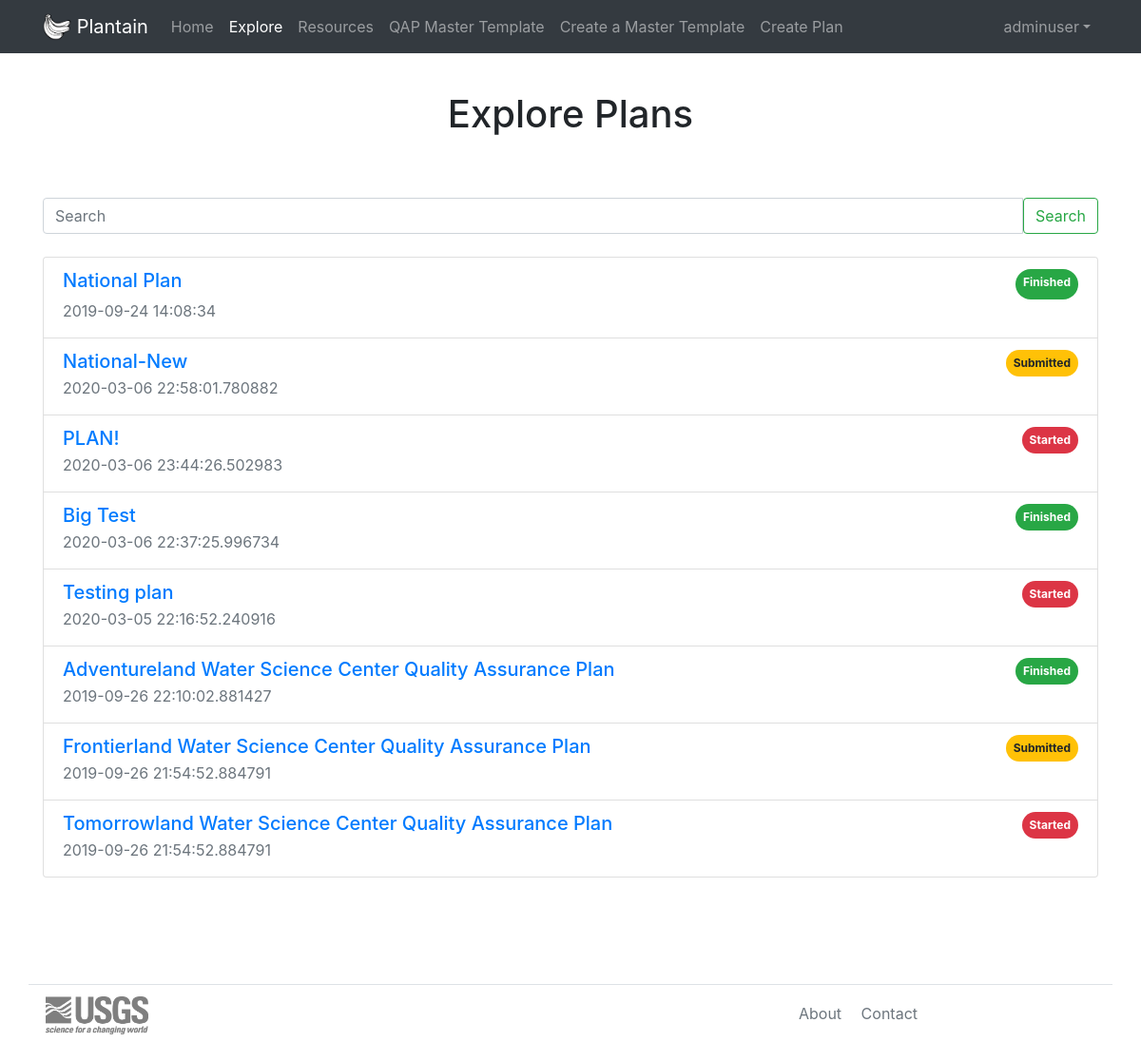
Screenshot of /explore (signed in) with the database file from the repository.
### models.py (models this page shows, shortened)
class User(db.Model):
    END_USER = 0
    WSC_LEAD = 1
    ADMIN = 2
    id = db.Column(db.Integer, primary_key=True)
    email = db.Column(db.String(64), unique=True)
    password_hash = db.Column(db.String(255))
    name = db.Column(db.String(64), unique=True)
    slug = db.Column(db.String(64), unique=True)
    active = db.Column(db.Boolean, default=True)
    created_timestamp = db.Column(db.DateTime, default=datetime.datetime.now)
    projects = db.relationship('Project', backref='author', lazy='dynamic')
    group = db.Column(db.SmallInteger, default=END_USER)
    @property
    def is_authenticated(self):
        return True
    def user_level(self):
        return int(self.group)

class NationalRequired(db.Model):  # only admin can post in this level.
    STATUS_APPROVED = 0   # public - can only be set by admin
    STATUS_SUBMITTED = 1  # viewable by user/admin
    STATUS_DRAFT = 2  # viewable by user
    STATUS_DELETED = 3
    id = db.Column(db.Integer, primary_key=True)
    slug = db.Column(db.String(100))
    title = db.Column(db.String(255))
    intro = db.Column(db.Text)  # this is boilerplate
    scope = db.Column(db.Text)  # this is boilerplate
    org = db.Column(db.Text)  # this is boilerplate
    resp = db.Column(db.Text)  # this is boilerplate
    qa_workflow = db.Column(db.Text)  # boilerplate + form
    status = db.Column(db.SmallInteger, default=STATUS_DRAFT)
    author_id = db.Column(db.Integer, db.ForeignKey("user.id"))
    created_timestamp = db.Column(db.DateTime, default=datetime.datetime.utcnow)

class Project(db.Model):
    STATUS_APPROVED = 0   # public - can only be set by admin
    STATUS_SUBMITTED = 1  # viewable by user/admin
    STATUS_DRAFT = 2  # viewable by user
    STATUS_DELETED = 3  # Currently deleted can only be set in the admin panel.
    id = db.Column(db.Integer, primary_key=True)
    slug = db.Column(db.String(100), unique=True)
    title = db.Column(db.String(255), unique=True)
    intro = db.Column(db.Text)
    scope = db.Column(db.Text)
    org = db.Column(db.Text)
    resp = db.Column(db.Text)
    qa_workflow = db.Column(db.Text)
    facilities = db.Column(db.Text)
    labs = db.Column(db.Text)
    dq_management = db.Column(db.Text)
    dq_planning = db.Column(db.Text)
    dq_roles = db.Column(db.Text)
    dq_workflows = db.Column(db.Text)
    dq_wf_pro = db.Column(db.Text)
    dq_wf_workplan = db.Column(db.Text)
    dq_wf_project_dmp = db.Column(db.Text)
    dq_wf_review = db.Column(db.Text)
    dq_datasharing = db.Column(db.Text)
    dq_mous = db.Column(db.Text)
    dq_access = db.Column(db.Text)
    dq_aquisition = db.Column(db.Text)
    dq_aqu_roles = db.Column(db.Text)
    dq_aqu_proc = db.Column(db.Text)
    dq_aqu_proc_coll = db.Column(db.Text)
    dq_aqu_proc_proc = db.Column(db.Text)
    dq_aqu_proc_anal = db.Column(db.Text)
    dq_doc = db.Column(db.Text)
    dq_format = db.Column(db.Text)
    dq_org = db.Column(db.Text)
    dq_store = db.Column(db.Text)
    dq_store_roles = db.Column(db.Text)
    dq_store_repo = db.Column(db.Text)
    dq_store_archive = db.Column(db.Text)
    dq_pubs = db.Column(db.Text)
    dq_pubs_roles = db.Column(db.Text)
    dq_pubs_workflow = db.Column(db.Text)
    dq_pubs_prop = db.Column(db.Text)
    dq_pubs_release = db.Column(db.Text)
    dq_pubs_cite = db.Column(db.Text)
    dq_pubs_doi = db.Column(db.Text)
    dq_pubs_meta = db.Column(db.Text)
    dq_pubs_catalog = db.Column(db.Text)
    qa_intro = db.Column(db.Text)
    qa_field_data = db.Column(db.Text)
    qa_pro_ts = db.Column(db.Text)
    qa_app_ts = db.Column(db.Text)
    qa_discrete = db.Column(db.Text)
    qa_db_integrity = db.Column(db.Text)
    qa_records = db.Column(db.Text)
    qa_interpretive = db.Column(db.Text)
    qa_training = db.Column(db.Text)
    qa_terms = db.Column(db.Text)
    qa_resources = db.Column(db.Text)
    tech = db.Column(db.Text)
    data = db.Column(db.Text)
    sysadmin = db.Column(db.Text)
    qa_proposal = db.Column(db.Text)  # drop this field
    qa_plans = db.Column(db.Text)  #drop it too.
    qa_review = db.Column(db.Text)  # yep, this one also
    dm_plan = db.Column(db.Text)  #not using this one.
    status = db.Column(db.SmallInteger, default=STATUS_DRAFT)
    created_timestamp = db.Column(db.DateTime, default=datetime.datetime.utcnow)
    modified_timestamp = db.Column(db.DateTime, default=datetime.datetime.utcnow, onupdate=datetime.datetime.utcnow)
    author_id = db.Column(db.Integer, db.ForeignKey("user.id"))

### views.py (the view)
@app.route("/explore")
def explore():
    NatlReq = get_NatlReq()
    plans = models.Project.query.order_by(models.Project.created_timestamp.desc())
    return render_template('explore.html', plans=plans, National=NatlReq)

### views.py (called while the page is built)
def get_NatlReq():
    query = models.NationalRequired.query.filter(models.NationalRequired.id == 1).first_or_404()
    return query

@login_manager.user_loader
def load_user(id):
    return models.User.query.get(int(id))

@app.before_request
def get_current_user():
    g.user = current_user

### templates/explore.html (shortened to what this page needs)
{% extends "base.html" %}
{% block content %}
{% include "includes/list.html" %}
{% endblock %}

### templates/navbar.html (shortened to what this page needs)
<header>
  <nav class="navbar navbar-expand-md navbar-dark bg-dark fixed-top">
    <div class="container">
      <a class="navbar-brand" href="/">
        <img class="plantain-img-nav d-inline-block align-top rounded" src="{{ url_for('static', filename='img/plantain.png') }}" alt="plantain"/>
        Plantain
      </a>
      <div class="collapse navbar-collapse" id="navbarContent">
        <ul class="navbar-nav mr-auto" id="navbarList">
          <li class="nav-item">
            <a class="nav-link" href="{{ url_for('index') }}">Home</a>
          </li>
          <li class="nav-item">
            <a class="nav-link" href="{{ url_for('explore') }}">Explore</a>
          </li>
          <li class="nav-item">
            <a class="nav-link" href="{{ url_for('resources') }}">Resources</a>
          </li>
          {%  if current_user.is_authenticated %}
          <li class="nav-item">
            <a class="nav-link" href="{{url_for('national.index') }}">QAP Master Template</a>
          </li>
          {% if current_user.user_level() > 1 %}
          <li class="nav-item">
            <a class="nav-link" href="{{ url_for('national.create') }}">Create a Master Template</a>
          </li>
          {% endif %}
          <li class="nav-item">
            {% if current_user.user_level() > 0 %}
            <a class="nav-link" href="{{ url_for('wsc.create') }}">Create Plan</a>
            {% endif %}
          </li>
          {% endif %}
        </ul>
        {%  if current_user.is_authenticated %}
          <ul class="navbar-nav ml-auto">
            <li class="nav-item dropdown">
              <a class="nav-link dropdown-toggle" href="#" id="userInfo" role="button" data-toggle="dropdown" aria-haspopup="true" aria-expanded=false>{{ current_user.name }}</a>
            </li>
          </ul>
         {% else  %}
          <a href="{{ url_for('login') }}" class="btn btn-outline-success m-2 my-sm-0" role="button" aria-disabled="true">Log In</a>
          <a href="{{ url_for('register') }}" class="btn btn-outline-success my-2 my-sm-0" role="button" aria-disabled="true">Create Account</a>
        {% endif %}
      </div>
    </div>
  </nav>
</header>

### templates/includes/list.html
<main>
  <div class="container">
    <h1 class="text-center my-5 pt-5">Explore Plans</h1>
    <div class="input-group py-3">
      <input class="form-control" type="search" placeholder="Search" aria-label="Search">
      <span class="input-group-btn">
        <button class="btn btn-outline-success" type="button">Search</button>
      </span>
    </div>
    <ul class="list-group my-2">
        <li class="list-group-item">
            <div class="d-flex justify-content-between">
                <h5><a href="{{ url_for('national.index') }}">National Plan</a></h5>
                <span class="badge badge-pill badge-success p-2">Finished</span>
            </div>
            <p class="text-muted mb-1">{{ National.created_timestamp }}</p>
        </li>
        {% for plan in plans %}
        <li class="list-group-item">
            <div class="d-flex justify-content-between">
                <h5 class="mb-0"><a href="{{ url_for('wsc.detail', slug=plan.slug) }}">{{plan.title}}</a></h5>
                {% if plan.status == 0 %}
                <span class="badge badge-pill badge-success p-2">Finished</span>
                {% elif plan.status == 1 %}
                <span class="badge badge-pill badge-warning p-2">Submitted</span>
                {% elif plan.status == 2 %}
                <span class="badge badge-pill badge-danger p-2">Started</span>
                {% endif %}
            </div>
            <p class="text-muted mb-1">{{ plan.modified_timestamp }}</p>
        </li>
        {% endfor %}
    </ul>
    </div>
</main>

### static/css/plantain.css (style rules this page uses)
html { position: relative; min-height: 100%; }
body { margin-bottom: 50px; }
.navbar-nav > li { float: left; position: relative; }
.plantain-img-nav { width: 30px; height: 30px; }

### rows the page displays
User: name "adminuser"
NationalRequired: created_timestamp "2019-09-24 14:08:34"
Project: title "National-New", status "Submitted", modified_timestamp "2020-03-06 22:58:01.780882"
Project: title "PLAN!", status "Started", modified_timestamp "2020-03-06 23:44:26.502983"
Project: title "Big Test", status "Finished", modified_timestamp "2020-03-06 22:37:25.996734"
Project: title "Testing plan", status "Started", modified_timestamp "2020-03-05 22:16:52.240916"
Project: title "Adventureland Water Science Center Quality Assurance Plan", status "Finished", modified_timestamp "2019-09-26 22:10:02.881427"
Project: title "Frontierland Water Science Center Quality Assurance Plan", status "Submitted", modified_timestamp "2019-09-26 21:54:52.884791"
Project: title "Tomorrowland Water Science Center Quality Assurance Plan", status "Started", modified_timestamp "2019-09-26 21:54:52.884791"
